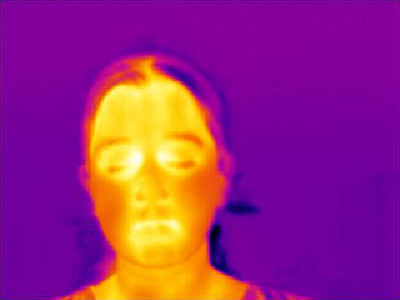
#> input picture test_imgs/image5301_hr.bmp, 400 x 300 px
$ python plot.py
#> lines starting #> are read from the running program, lines starting #| are printed output that depends on the picture
import matplotlib.pyplot as plt
from PIL import Image

if __name__ == "__main__":

    plt.figure(figsize=(32, 16))
    plt.subplot(131)
    plt.title('Original HR Image')
    plt.imshow(Image.open('./test_imgs/image5301_hr.bmp'))
    plt.subplot(132)
    plt.title('ESRGAN')
    plt.imshow(Image.open('./test_imgs/image5301_lr_rlt.png'))
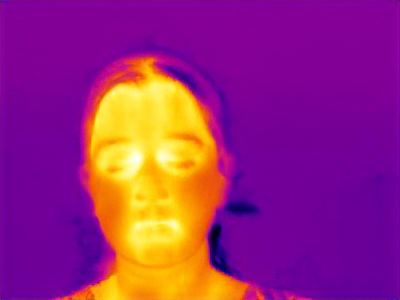
#> input picture test_imgs/image5301_lr_rlt.png, 400 x 300 px
    plt.subplot(133)
    plt.title('Real-ESRGAN')
    plt.imshow(Image.open('./test_imgs/image5301_lr_out.bmp'))
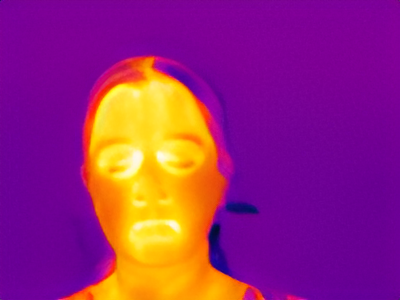
#> input picture test_imgs/image5301_lr_out.bmp, 400 x 300 px
    plt.show(block=False)
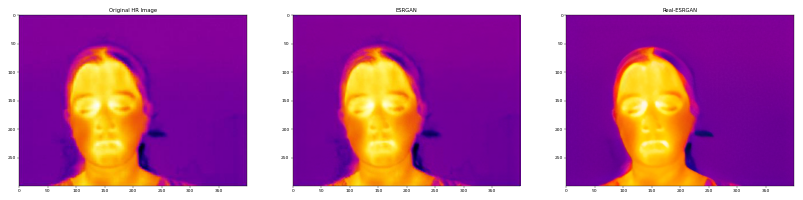
#> figure drawn by matplotlib, 3 panels
